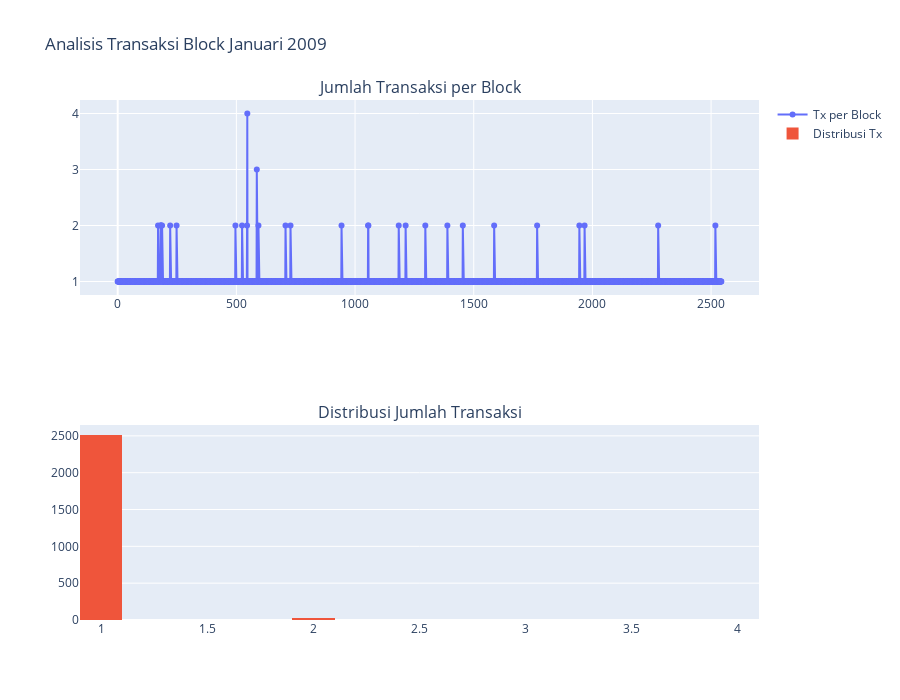

The code cell stored with this chart in its notebook:
### Code cell
import pandas as pd
import plotly.graph_objects as go
from plotly.subplots import make_subplots

# Baca CSV
df = pd.read_csv("blocks_jan_2009.csv")

# Buat figure dengan 2 subplots: line chart dan histogram
fig = make_subplots(
    rows=2, cols=1,
    subplot_titles=("Jumlah Transaksi per Block", "Distribusi Jumlah Transaksi")
)

# Line chart
fig.add_trace(
    go.Scatter(
        x=df['height'], 
        y=df['tx_count'], 
        mode='lines+markers',
        name='Tx per Block'
    ),
    row=1, col=1
)

# Histogram
fig.add_trace(
    go.Histogram(
        x=df['tx_count'], 
        nbinsx=20,
        name='Distribusi Tx'
    ),
    row=2, col=1
)

# Update layout
fig.update_layout(
    height=700, 
    width=900,
    title_text="Analisis Transaksi Block Januari 2009",
    showlegend=True
)

# Tampilkan figure
fig.show()

# Summary statistics
summary = df['tx_count'].describe()
print("Summary Statistik Jumlah Transaksi per Block:")
print(summary)

### Figure 1 — Plotly figure (JSON) as saved in the notebook; plotly's stock layout.template omitted (floating-point values rounded to 4 significant figures; data arrays with more than 128 entries replaced by an {"elided": "..."} marker saying what was removed)
{"data": [{"mode": "lines+markers", "name": "Tx per Block", "type": "scatter", "x": {"elided": "2544 int values"}, "xaxis": "x", "y": {"elided": "2544 int values"}, "yaxis": "y"}, {"name": "Distribusi Tx", "nbinsx": 20, "type": "histogram", "x": {"elided": "2544 int values"}, "xaxis": "x2", "yaxis": "y2"}], "layout": {"annotations": [{"font": {"size": 16}, "showarrow": false, "text": "Jumlah Transaksi per Block", "x": 0.5, "xanchor": "center", "xref": "paper", "y": 1, "yanchor": "bottom", "yref": "paper"}, {"font": {"size": 16}, "showarrow": false, "text": "Distribusi Jumlah Transaksi", "x": 0.5, "xanchor": "center", "xref": "paper", "y": 0.375, "yanchor": "bottom", "yref": "paper"}], "height": 700, "showlegend": true, "title": {"text": "Analisis Transaksi Block Januari 2009"}, "width": 900, "xaxis": {"anchor": "y", "domain": [0, 1]}, "xaxis2": {"anchor": "y2", "domain": [0, 1]}, "yaxis": {"anchor": "x", "domain": [0.625, 1]}, "yaxis2": {"anchor": "x2", "domain": [0, 0.375]}}}
